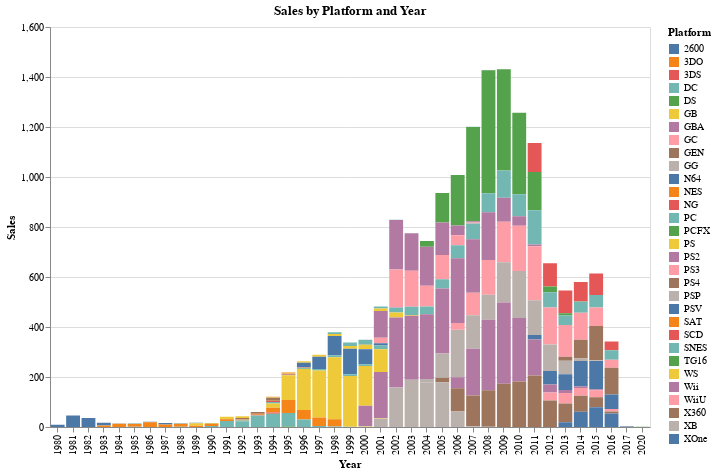

This figure's notebook cell:
### Code cell
import altair as alt

# Utilizamos pivot_table para reorganizar los datos
sales_by_platform_year = base.pivot_table(index='Year', columns='Platform', aggfunc='size', fill_value=0)

# Reiniciamos el índice para que Year sea una columna
sales_by_platform_year.reset_index(inplace=True)

# Convertimos Year a tipo string
sales_by_platform_year['Year'] = sales_by_platform_year['Year'].astype(str)

# Derretimos los datos para hacerlos adecuados para Altair
sales_by_platform_year_melted = sales_by_platform_year.melt(id_vars='Year', var_name='Platform', value_name='Sales')

# Creamos el gráfico interactivo utilizando Altair
chart = alt.Chart(sales_by_platform_year_melted).mark_bar().encode(
    x=alt.X('Year:O', title='Year'),
    y=alt.Y('Sales:Q', title='Sales'),
    color=alt.Color('Platform:N', title='Platform', legend=alt.Legend(orient='right', symbolLimit=500))
).properties(
    width=600,
    height=400,
    title='Sales by Platform and Year'
)

chart

### Figure 1 — Vega-Lite specification as saved in the notebook (floating-point values rounded to 4 significant figures; data arrays with more than 128 entries replaced by an {"elided": "..."} marker saying what was removed)
{"config": {"view": {"continuousWidth": 300, "continuousHeight": 300}}, "data": {"name": "data-eca9ba293a258df98a3bcd2a83c0aba7"}, "mark": {"type": "bar"}, "encoding": {"color": {"field": "Platform", "legend": {"orient": "right", "symbolLimit": 500}, "title": "Platform", "type": "nominal"}, "x": {"field": "Year", "title": "Year", "type": "ordinal"}, "y": {"field": "Sales", "title": "Sales", "type": "quantitative"}}, "height": 400, "title": "Sales by Platform and Year", "width": 600, "$schema": "https://vega.github.io/schema/vega-lite/v5.17.0.json", "datasets": {"data-eca9ba293a258df98a3bcd2a83c0aba7": {"elided": "1209 records"}}}
